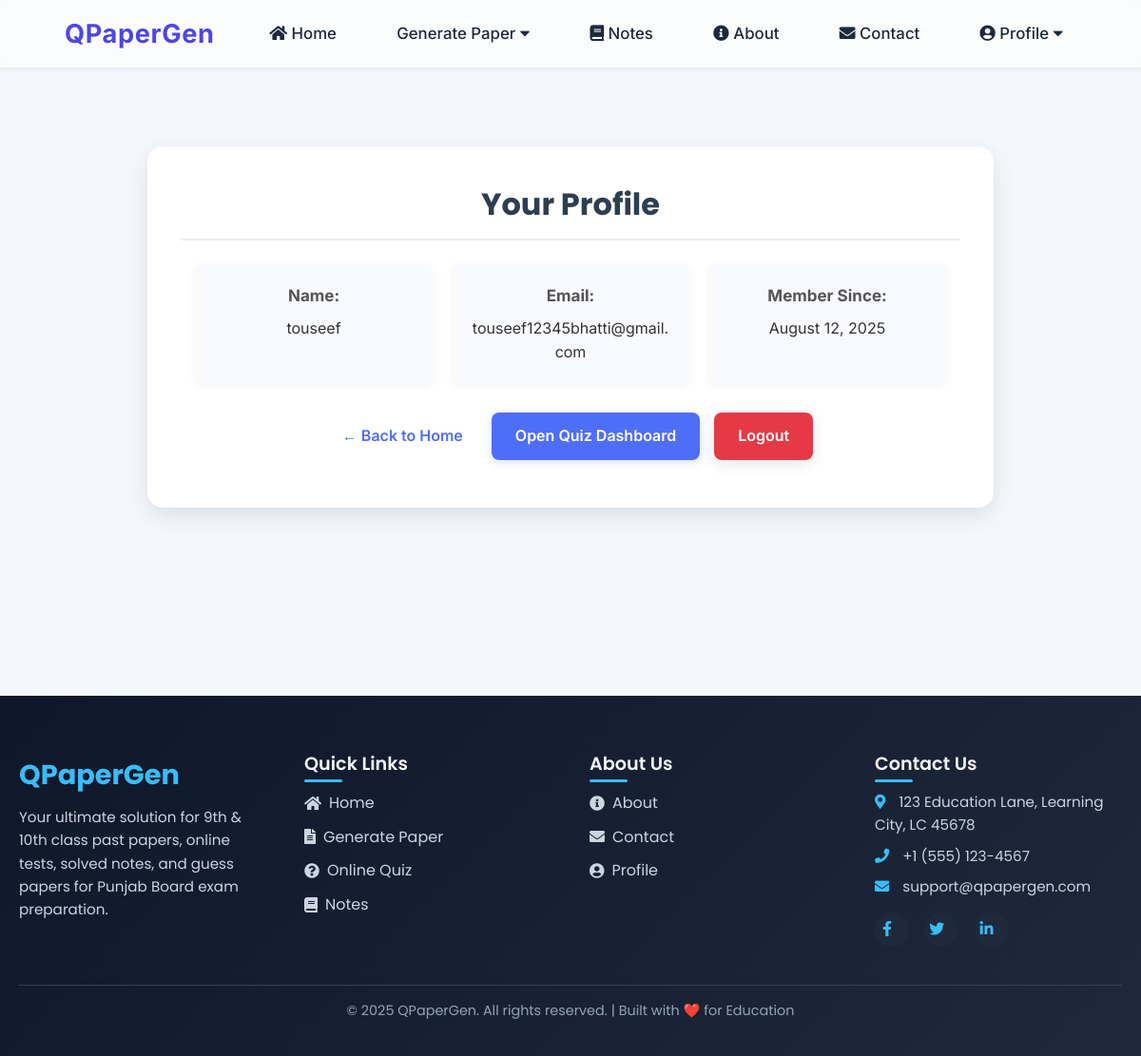
The app's page /profile.php (signed in) with its own data.
### tables this page shows
CREATE TABLE `users` (
  `id` int NOT NULL AUTO_INCREMENT,
  `name` varchar(191) NOT NULL,
  `email` varchar(191) NOT NULL,
  `google_id` varchar(255) DEFAULT NULL,
  `oauth_provider` enum('local','google') DEFAULT 'local',
  `password` varchar(255) DEFAULT NULL,
  `created_at` timestamp NOT NULL DEFAULT CURRENT_TIMESTAMP,
  `token` varchar(64) DEFAULT NULL,
  `verified` tinyint(1) DEFAULT '0',
  `subscription_expires_at` timestamp NULL DEFAULT NULL,
  `subscription_status` enum('free','premium','pro') DEFAULT 'free',
  `role` enum('user','admin','super_admin') DEFAULT 'user',
  PRIMARY KEY (`id`),
  UNIQUE KEY `email` (`email`),
  UNIQUE KEY `google_id` (`google_id`),
  KEY `idx_users_subscription` (`subscription_status`,`subscription_expires_at`),
  KEY `idx_google_id` (`google_id`),
  KEY `idx_users_email` (`email`),
  KEY `idx_users_token` (`token`)
);

### profile.php (the view, shortened to what this page needs)
<?php
require_once 'db_connect.php';
$user_id = intval($_SESSION['user_id']);
$sql = "SELECT name, email, created_at FROM users WHERE id = $user_id";
$result = $conn->query($sql);
$user = $result ? $result->fetch_assoc() : null;
?>
<!DOCTYPE html>
<html lang="en">
<head>
          <?php include 'header.php'; ?>
  <link rel="stylesheet" href="css/profile.css">
</head>
<body>
<div class="main-content">
  <div class="profile-content">
    <h2>Your Profile</h2>
    <?php if ($user): ?>
      <div class="profile-info">
        <div class="info">
          <span class="label">Name:</span>
          <span class="value"><?= htmlspecialchars($user['name']) ?></span>
        </div>
        <div class="info">
          <span class="label">Email:</span>
          <span class="value"><?= htmlspecialchars($user['email']) ?></span>
        </div>
        <div class="info">
          <span class="label">Member Since:</span>
          <span class="value"><?= date('F j, Y', strtotime($user['created_at'])) ?></span>
        </div>
      </div>
    <?php else: ?>
      <div class="info">Profile not found.</div>
    <?php endif; ?>
    <div class="actions-row">
      <a href="index.php" class="back-home">← Back to Home</a>
      <a href="quiz/online_quiz_dashboard.php" class="quiz-dashboard-btn">Open Quiz Dashboard</a>
      <a href="auth/logout.php" class="logout-btn">Logout</a>
    </div>
  </div>
</div>
<?php include 'footer.php'; ?>
</body>
</html>

### css/index.css (style rules this page uses)
:root { --primary: #4F46E5; --primary-light: #818CF8; --primary-dark: #3730A3; --secondary: #0EA5E9; --accent: #10B981; --background: #F8FAFC; --surface: #FFFFFF; --text-primary: #1E293B; --text-secondary: #475569; --text-tertiary: #64748B; --border: #E2E8F0; --success: #10B981; --warning: #F59E0B; --error: #EF4444; --gradient-primary: linear-gradient(135deg, var(--primary), var(--secondary)); --gradient-accent: linear-gradient(135deg, var(--accent), var(--secondary)); --shadow-sm: 0 1px 2px 0 rgb(0 0 0 / 0.05); --shadow-md: 0 4px 6px -1px rgb(0 0 0 / 0.1), 0 2px 4px -2px rgb(0 0 0 / 0.1); --shadow-lg: 0 10px 15px -3px rgb(0 0 0 / 0.1), 0 4px 6px -4px rgb(0 0 0 / 0.1); --radius-sm: 0.375rem; --radius-md: 0.5rem; --radius-lg: 1rem; }
body { background-color: var(--background); color: var(--text-primary); line-height: 1.6; margin: 0; font-family: 'Inter', system-ui, -apple-system, sans-serif; }

### css/main.css (style rules this page uses)
:root { --primary-color: #2c3e50; --primary-dark: #1a2530; --primary-light: #3e5771; --secondary-color: #3498db; --secondary-dark: #2980b9; --secondary-light: #5dade2; --accent-color: #e74c3c; --success-color: #27ae60; --warning-color: #f39c12; --danger-color: #c0392b; --info-color: #16a085; --white: #ffffff; --off-white: #f9fafc; --light-gray: #f1f3f6; --gray: #6c757d; --dark-gray: #343a40; --black: #212529; --font-primary: 'Inter', -apple-system, BlinkMacSystemFont, 'Segoe UI', Roboto, sans-serif; --font-heading: 'Poppins', -apple-system, BlinkMacSystemFont, 'Segoe UI', Roboto, sans-serif; --spacing-xs: 0.25rem; --spacing-sm: 0.5rem; --spacing-md: 1rem; --spacing-lg: 1.5rem; --spacing-xl: 2rem; --spacing-xxl: 3rem; --radius-sm: 4px; --radius-md: 8px; --radius-lg: 12px; --radius-xl: 16px; --shadow-sm: 0 2px 4px rgba(0,0,0,0.05); --shadow-md: 0 4px 12px rgba(0,0,0,0.1); --shadow-lg: 0 8px 25px rgba(0,0,0,0.15); --shadow-xl: 0 16px 40px rgba(0,0,0,0.2); --transition-fast: 0.15s ease; --transition-normal: 0.3s ease; --transition-slow: 0.5s ease; }
* { margin: 0; padding: 0; box-sizing: border-box; }
html { scroll-behavior: smooth; font-size: 16px; }
body { font-family: var(--font-primary); line-height: 1.6; color: var(--dark-gray); background: var(--light-gray); -webkit-font-smoothing: antialiased; -moz-osx-font-smoothing: grayscale; min-height: 100vh; display: flex; flex-direction: column; }
h1, h2, h3, h4, h5, h6 { font-family: var(--font-heading); font-weight: 600; line-height: 1.3; margin-bottom: var(--spacing-md); color: var(--primary-color); }
h2 { font-size: 2rem; font-weight: 600; }
a { color: var(--primary-color); text-decoration: none; transition: color var(--transition-fast); }
.main-content { flex: 1; padding: var(--spacing-xl) 0; }
.main-content { width: 100%; overflow-x: hidden; }
.main-content { flex: 1; display: flex; flex-direction: column; min-height: calc(100vh - 140px); padding: var(--spacing-xl) 0; }
body { padding-bottom: 0; margin-bottom: 0; }

### records on screen
users: name "touseef", email "touseef12345bhatti@gmail.com", created_at "August 12, 2025"
